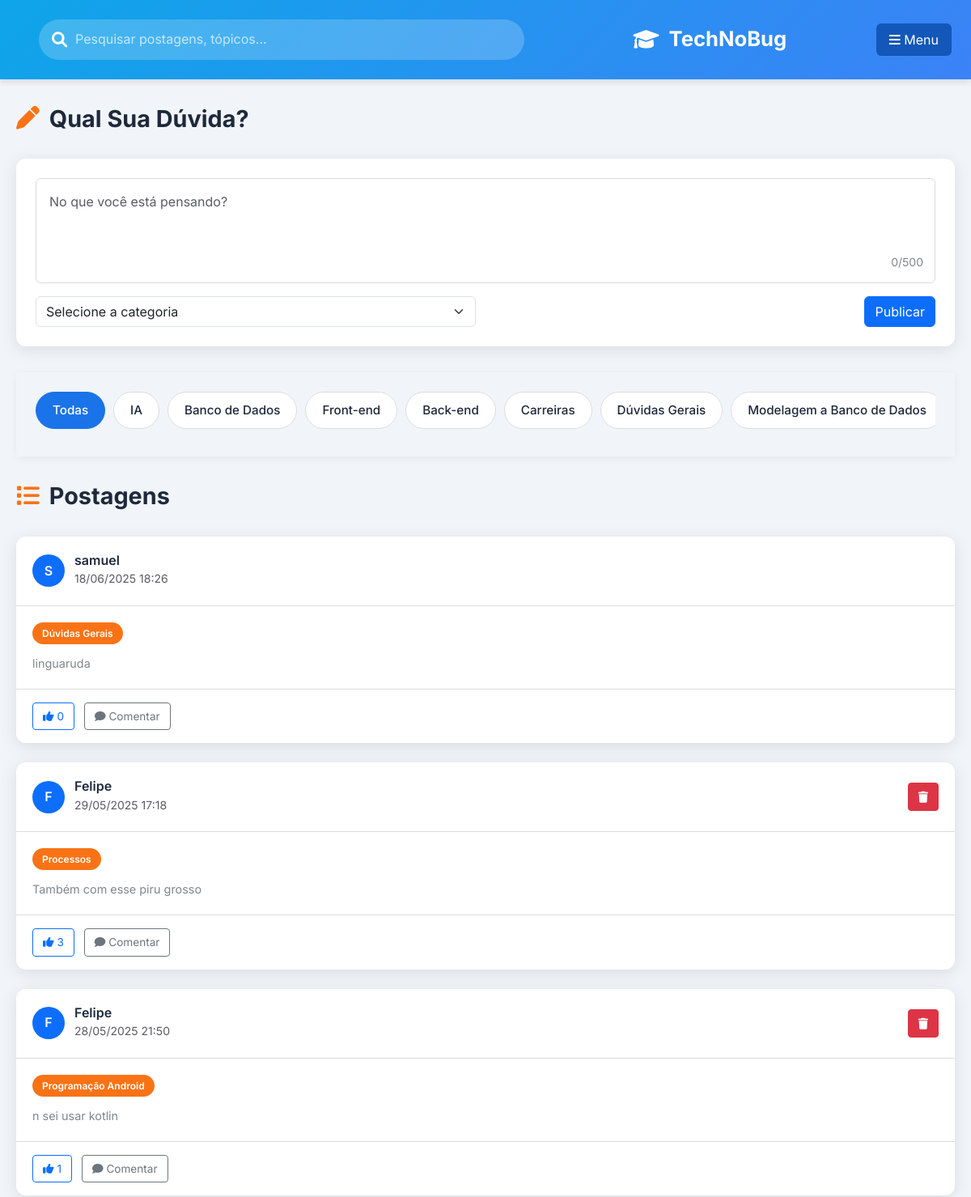
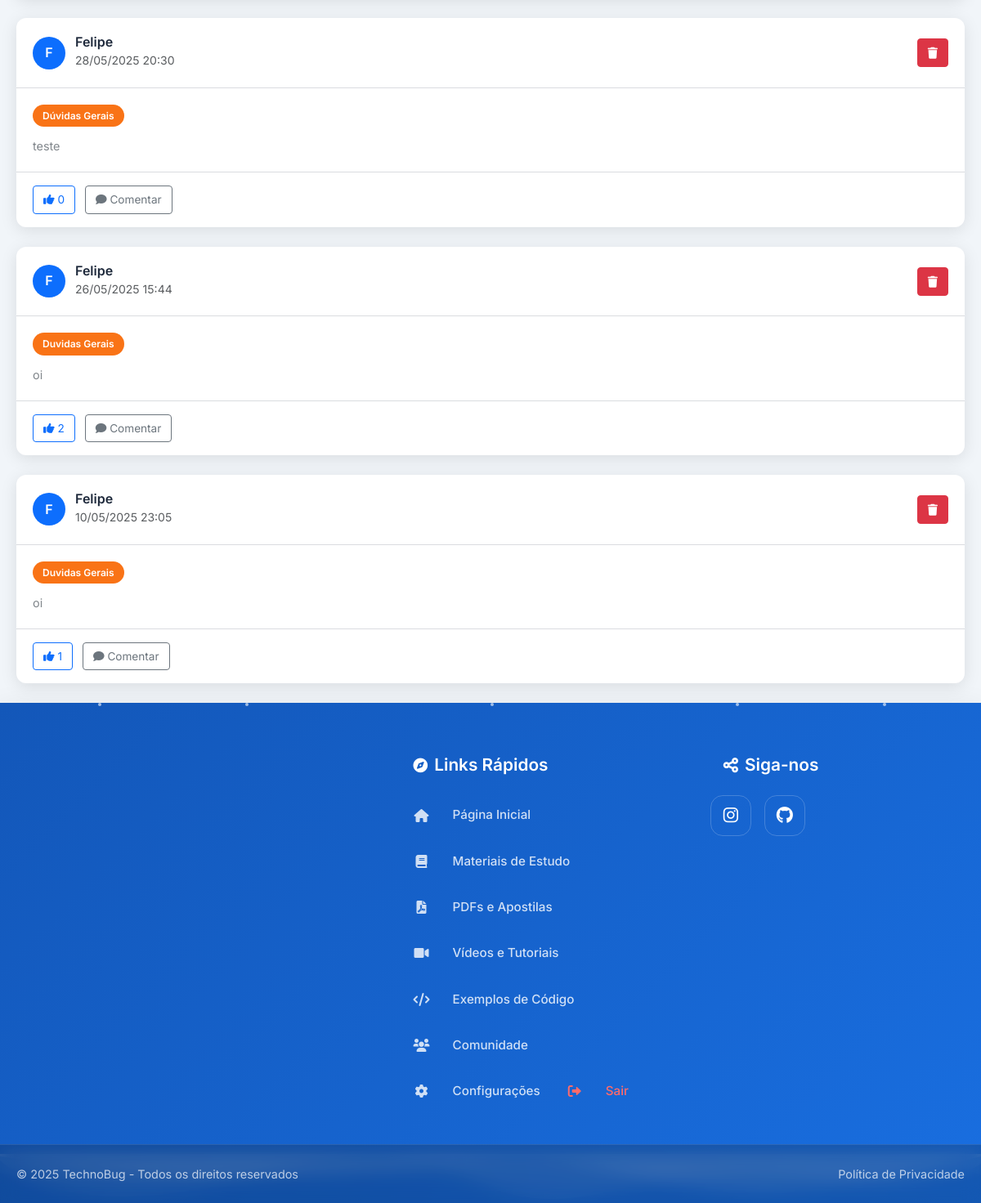
The page /comunidade (signed in) on the database its author committed (2 pictures, top to bottom).
### backend/models.py (models this page shows, shortened)
class Post(db.Model):
    __tablename__ = 'posts'
    id = db.Column(db.Integer, primary_key=True)
    content = db.Column(db.Text, nullable=False)
    category = db.Column(db.String(50), nullable=False, default='Dúvidas Gerais')
    created_at = db.Column(db.DateTime, default=lambda: datetime.now(BRASILIA_TZ))
    user_id = db.Column(db.Integer, db.ForeignKey('users.id'), nullable=False)
    author = db.relationship('User', backref=db.backref('posts', lazy=True))

class User(db.Model):
    __tablename__ = 'users'
    id = db.Column(db.Integer, primary_key=True)
    username = db.Column(db.String(64), index=True, nullable=False)
    email = db.Column(db.String(120), index=True, unique=True, nullable=False)
    password = db.Column(db.String(128), nullable=True)  # Permitir nulo para autenticação Google
    created_at = db.Column(db.DateTime, default=lambda: datetime.now(BRASILIA_TZ))
    is_admin = db.Column(db.Boolean, default=False)  # Adicionado para suportar badges de admin
    is_moderator = db.Column(db.Boolean, default=False)  # Adicionado para suportar badges de moderador

### app.py (the view)
@app.route('/comunidade', methods=['GET'])
def comunidade():
    user_id = session.get('user_id')
    if not user_id:
        flash('Por favor, faça login para acessar esta página.', 'error')
        return redirect(url_for('registroelogin'))
    user = db.session.get(User, user_id)
    if not user:
        session.clear()
        flash('Sua sessão expirou ou o usuário não existe mais.', 'error')
        return redirect(url_for('registroelogin'))
    posts = Post.query.options(
        db.joinedload(Post.comments).joinedload(Comment.author),
        db.joinedload(Post.comments).joinedload(Comment.replies).joinedload(Comment.author)
    ).order_by(Post.created_at.desc()).all()
    return render_template('comunidade.html', user=user, posts=posts)

### templates/comunidade.html (shortened to what this page needs)
<!DOCTYPE html>
<html lang="pt-BR">
<head>
    <link rel="stylesheet" href="https://cdnjs.cloudflare.com/ajax/libs/font-awesome/6.4.0/css/all.min.css">
    <link href="https://cdn.jsdelivr.net/npm/bootstrap@5.3.0/dist/css/bootstrap.min.css" rel="stylesheet">
    <link rel="stylesheet" href="{{ url_for('static', filename='css/telainicial.css') }}">
    <link rel="stylesheet" href="{{ url_for('static', filename='css/footer.css') }}">
</head>
<body>
    <header class="app-header">
        <div class="header-content">
            <div class="search-bar">
                <i class="fas fa-search"></i>
                <input type="text" placeholder="Pesquisar postagens, tópicos...">
            </div>
            <div class="logo" onclick="window.location.href = '{{ url_for('telainicial') }}';" style="cursor: pointer;">
                <i class="fas fa-graduation-cap"></i>
                <span>TechNoBug</span>
            </div>
            <button class="btn menu-btn" type="button" data-bs-toggle="offcanvas" data-bs-target="#offcanvasMenu" aria-controls="offcanvasMenu">
                <i class="fas fa-bars"></i>
                <span>Menu</span>
            </button>
        </div>
    </header>
    <div class="container">
        <main class="main-content">
            <div class="section-header">
                <h2 class="section-title">
                    <i class="fas fa-pen"></i>
                    <span>Qual Sua Dúvida?</span>
                </h2>
            </div>
            <div class="post-creation-card">
                <form class="post-form" action="{{ url_for('create_post') }}" method="POST">
                    <div class="mb-3 position-relative">
                        <textarea class="form-control" name="post_content" rows="4" placeholder="No que você está pensando?" required></textarea>
                        <div class="char-counter">0/500</div>
                    </div>
                    <div class="row align-items-center">
                        <div class="col-md-6 mb-3 mb-md-0">
                            <select class="form-select" name="category" required>
                                <option value="" disabled selected>Selecione a categoria</option>
                            </select>
                        </div>
                        <div class="col-md-6 text-md-end">
                            <button type="submit" class="btn btn-primary">Publicar</button>
                        </div>
                    </div>
                </form>
            </div>
            <nav class="category-nav">
                <div class="categories-wrapper">
                    <div class="categories">
                        <span class="category active" data-category="Todas">Todas</span>
                        <span class="category" data-category="IA">IA</span>
                        <span class="category" data-category="Banco de Dados">Banco de Dados</span>
                        <span class="category" data-category="Front-end">Front-end</span>
                        <span class="category" data-category="Back-end">Back-end</span>
                        <span class="category" data-category="Carreiras">Carreiras</span>
                        <span class="category" data-category="Dúvidas Gerais">Dúvidas Gerais</span>
                        <span class="category" data-category="Modelagem a Banco de Dados">Modelagem a Banco de Dados</span>
                    </div>
                </div>
            </nav>
            <div class="section-header">
                <h2 class="section-title">
                    <i class="fas fa-list"></i>
                    <span>Postagens</span>
                </h2>
            </div>
            <div class="post-list">
                {% if posts %}
                    {% for post in posts %}
                        <div class="post-card" data-post-id="{{ post.id }}" data-category="{{ post.category }}">
                            <div class="post-header">
                                <div class="user-info">
                                    <div class="avatar">
                                        <div class="avatar-initials bg-primary text-white rounded-circle d-flex justify-content-center align-items-center">
                                            {{ post.author.username[0]|upper }}
                                        </div>
                                    </div>
                                    <div>
                                        <h5 class="username">{{ post.author.username }}</h5>
                                        <small class="text-muted">{{ post.created_at.strftime('%d/%m/%Y %H:%M') }}</small>
                                    </div>
                                </div>
                                {% if post.user_id == user.id %}
                                    <div class="post-actions">
                                        <button class="btn btn-sm btn-danger delete-post" data-post-id="{{ post.id }}">
                                            <i class="fas fa-trash"></i>
                                        </button>
                                    </div>
                                {% endif %}
                            </div>
                            <div class="post-content">
                                <div class="post-category-tag">{{ post.category }}</div>
                                <p>{{ post.content }}</p>
                            </div>
                            <div class="post-footer">
                                <button class="btn btn-sm btn-outline-primary like-btn" data-post-id="{{ post.id }}">
                                    <i class="fas fa-thumbs-up"></i> <span class="like-count">{{ post.likes|length }}</span>
                                </button>
                                <a href="{{ url_for('post_comments', post_id=post.id) }}" class="btn btn-sm btn-outline-secondary comment-btn">
                                    <i class="fas fa-comment"></i> Comentar
                                </a>
                            </div>
                        </div>
                    {% endfor %}
                {% endif %}
            </div>
        </main>
    </div>
    {% include 'footer.html' %}
</body>
</html>

### templates/footer.html (shortened to what this page needs)
<!DOCTYPE html>
<html lang="pt-BR">
<head>
    <link rel="stylesheet" href="https://cdnjs.cloudflare.com/ajax/libs/font-awesome/6.0.0-beta3/css/all.min.css">
    <link rel="stylesheet" href="footer.css">
</head>
<body>
    <footer class="site-footer">
        <div class="footer-background-effects">
            <div class="floating-particle"></div>
            <div class="floating-particle"></div>
            <div class="floating-particle"></div>
            <div class="floating-particle"></div>
            <div class="floating-particle"></div>
        </div>
        <div class="container footer-container">
            <div class="footer-nav">
                <h5><i class="fas fa-compass"></i> Links Rápidos</h5>
                <ul class="nav">
                    <li class="nav-item">
                        <a class="nav-link" href="{{ url_for('telainicial') }}">
                            <i class="fas fa-home"></i>
                            <span>Página Inicial</span>
                        </a>
                    </li>
                    <li class="nav-item">
                        <a class="nav-link" href="{{ url_for('materiais') }}">
                            <i class="fas fa-book"></i>
                            <span>Materiais de Estudo</span>
                        </a>
                    </li>
                    <li class="nav-item">
                        <a class="nav-link" href="{{ url_for('pdfs') }}">
                            <i class="fas fa-file-pdf"></i>
                            <span>PDFs e Apostilas</span>
                        </a>
                    </li>
                    <li class="nav-item">
                        <a class="nav-link" href="{{ url_for('videos') }}">
                            <i class="fas fa-video"></i>
                            <span>Vídeos e Tutoriais</span>
                        </a>
                    </li>
                    <li class="nav-item">
                        <a class="nav-link" href="{{ url_for('codigo') }}">
                            <i class="fas fa-code"></i>
                            <span>Exemplos de Código</span>
                        </a>
                    </li>
                    <li class="nav-item">
                        <a class="nav-link" href="#">
                            <i class="fas fa-users"></i>
                            <span>Comunidade</span>
                        </a>
                    </li>
                    <li class="nav-item">
                        <a class="nav-link" href="#">
                            <i class="fas fa-cog"></i>
                            <span>Configurações</span>
                        </a>
                    </li>
                    <li class="nav-item">
                        <a class="nav-link logout-link" href="{{ url_for('logout') }}">
                            <i class="fas fa-sign-out-alt"></i>
                            <span>Sair</span>
                        </a>
                    </li>
                </ul>
            </div>
            <div class="footer-socials">
                <h5><i class="fas fa-share-alt"></i> Siga-nos</h5>
                <div class="social-icons">
                    <a href="https://www.instagram.com" target="_blank" aria-label="Instagram" class="social-instagram">
                        <i class="fab fa-instagram"></i>
                    </a>
                    <a href="https://www.github.com" target="_blank" aria-label="GitHub" class="social-github">
                        <i class="fab fa-github"></i>
                    </a>
                </div>
            </div>
        </div>
        <div class="footer-wave">
        </div>
        <div class="footer-copyright">
            <div class="copyright-content">
                <p>© 2025 TechnoBug - Todos os direitos reservados</p>
                <div class="footer-links">
                    <a href="/politica-de-privacidade">Política de Privacidade</a>
                </div>
            </div>
        </div>
    </footer>
</body>
</html>

### rows shown on the page
Post: author "S", author.username "samuel", created_at "18/06/2025 18:26", category "Dúvidas Gerais", content "linguaruda", likes|length "0"
Post: author "F", author.username "Felipe", created_at "29/05/2025 17:18", category "Processos", content "Também com esse piru grosso", likes|length "3"
Post: author "F", author.username "Felipe", created_at "28/05/2025 21:50", category "Programação Android", content "n sei usar kotlin", likes|length "1"
Post: author "F", author.username "Felipe", created_at "28/05/2025 20:30", category "Dúvidas Gerais", content "teste", likes|length "0"
Post: author "F", author.username "Felipe", created_at "26/05/2025 15:44", category "Duvidas Gerais", content "oi", likes|length "2"
Post: author "F", author.username "Felipe", created_at "10/05/2025 23:05", category "Duvidas Gerais", content "oi", likes|length "1"
